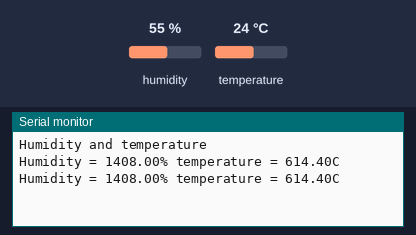
Recording of a sketch running on a simulated Arduino Nano, built with avr-gcc and run on an emulated ATmega328P. Parts: the last lines printed to the serial monitor. Wiring (inferred from the names in the program): DHT11 sensor: data pin 2. The test bench sets the inputs (shaded band); at power-on: humidity 55 %, temperature 24 °C.

Above: at 2.2 s.
2.3 s: humidity set to 22 %
At 3.6 s:
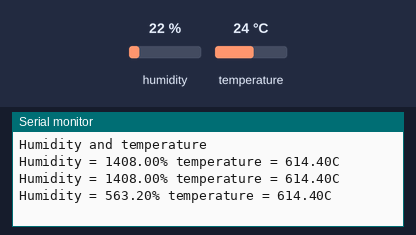
3.8 s: temperature set to 12 °C
At 4.9 s:
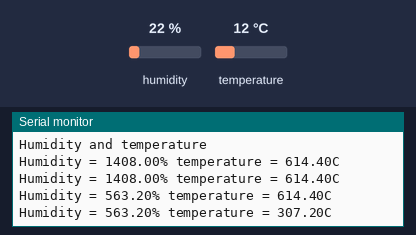
5.3 s: humidity set to 40 %
At 7.0 s:
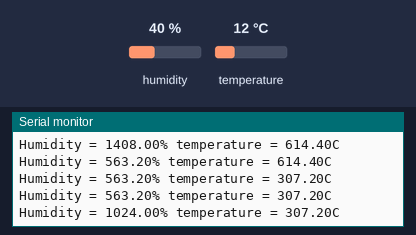
Timing chart, 0 to 8.5 s (numbered marks = the images above; inputs shaded):
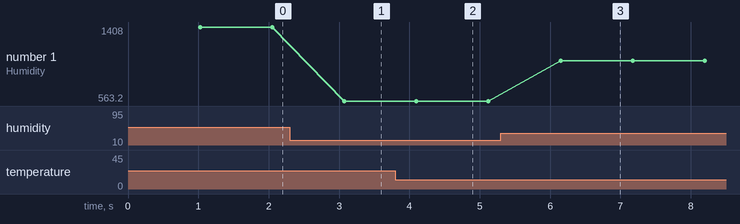

Measured:
- after the input at 2.3 s, the serial monitor: prints a new line after 0.77 s (image 1)
- after the input at 3.8 s, the serial monitor: prints a new line after 0.30 s (image 2)
- after the input at 5.3 s, the serial monitor: prints a new line after 0.85 s (image 3)
- plotted number 1: 1408 → 563.2 after the input at 2.3 s, 563.2 → 1024 after the input at 5.3 s

The sketch:

dht22_test.ino
```cpp
#include <dht.h>
//#define dht_dpin 14 //定義訊號要從Pin A0 NANO 進來
#define dht_dpin 2 //定義訊號要從8266 D4 進來

dht DHT;

void setup() {
    Serial.begin(38400);
    delay(300);             //Let system settle
    Serial.println("Humidity and temperature\n\n");
    delay(700);             //Wait rest of 1000ms recommended delay before
                        //accessing sensor

}

void loop() {
  // put your main code here, to run repeatedly:
    DHT.read22(dht_dpin);   //去library裡面找DHT.read11
    Serial.print("Humidity = ");
    Serial.print(DHT.humidity);
    Serial.print("% ");
    Serial.print("temperature = ");
    Serial.print(DHT.temperature);
    Serial.println("C ");
    delay(1000);            //每1000ms更新一次
}
```
